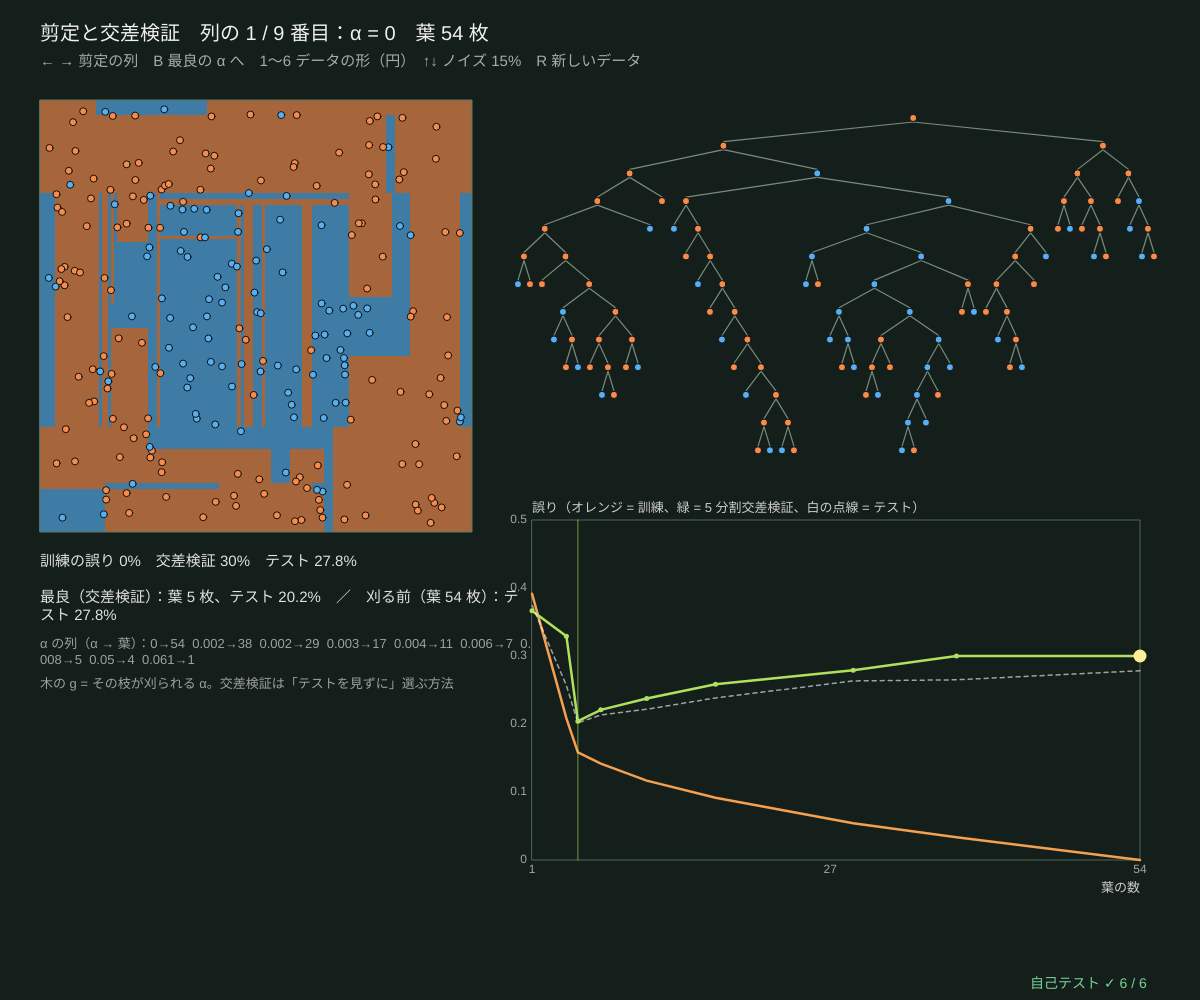
Frame 1 (no input)
Frame 60 (no input): identical to frame 1, image omitted
Frame 120 (the mouse pressed at the canvas centre since frame 60): identical to frame 1, image omitted

The p5.js sketch that drew this single still picture (run headless with seeded random() and noise() and a simulated clock; from frame 60 on, the mouse is pressed at the canvas centre):

// p5.js sketch
// ── sketch.js
// ============================================
// 06 剪定と交差検証 ─ いったん最後まで育てた木の「弱い枝」から順に刈って、ちょうどよい大きさを選ぶ
// コスト複雑度：R_α(T) = 訓練の誤り R(T) + α·(葉の数)。α を 0 から増やすと、g(t) = (R(t) − R(T_t)) / (葉の数 − 1) が
//   いちばん小さい枝（= 葉を 1 枚へらしても誤りがほとんど増えない枝）から刈られ、α の列と木の列ができる
//   どの α がよいかは「5 分割交差検証」：データを 5 つに分け、4 つで木を育てて剪定し、残り 1 つで誤りを数える × 5 回
// ← → 剪定の列を動かす / B 交差検証でいちばんよい α へ / 1〜6 データの形 / ↑↓ ノイズ / R 新しいデータ
// ============================================

let kind = 2, nTrain = 240, nTest = 600, flipP = 0.15, seedD = 5, K_FOLD = 5;   // ★ K_FOLD = 何分割の交差検証か
let trainD, testD, treeRoot, seq = [], cvErr = [], testErr = [], kSel = 0, kBest = 0, regionImg, dirty = true;

function setup() { createCanvas(windowWidth, windowHeight); textWrap(CHAR); pixelDensity(1); regionImg = createImage(140, 140); selfTest(); newData(); }
function newData() {
  trainD = makeData2D(kind, nTrain, flipP, seedD); testD = makeData2D(kind, nTest, flipP, seedD + 777);
  treeRoot = growTree(trainD.X, trainD.y);
  seq = pruneSequence(treeRoot);                                // ★ α の列（弱い枝から刈る）
  cvErr = cvPrune(trainD.X, trainD.y, {}, seq, K_FOLD, seedD);  // ★ 交差検証の誤り（α ごと）
  testErr = seq.map((s) => 1 - accuracyOf((x) => treePredict(treeRoot, x, undefined, s.alpha), testD.X, testD.y));
  let m = Math.min(...cvErr); kBest = 0; cvErr.forEach((e, k) => { if (e <= m + 1e-12) kBest = k; });   // 同点なら小さい木
  kSel = 0; dirty = true;
}

function draw() {
  background(...BG_COL);
  let a = seq[kSel].alpha, side = Math.min(height - 320, width * 0.36);
  let pb = { x: 40, y: 100, w: side, h: side };
  if (dirty) { paintImage(regionImg, (u, v) => { let t = leafOf(treeRoot, [u, v], undefined, a); return mixCol(t.counts, 0.3 + 0.35 * (1 - 2 * t.imp)); }); dirty = false; }
  noSmooth(); image(regionImg, pb.x, pb.y, side, side); smooth();
  drawPoints(pb, trainD.X, trainD.y, 7);
  noFill(); stroke(90, 120, 100); strokeWeight(1); rect(pb.x, pb.y, side, side);
  // ---- 木の図（刈った後）
  let tb = { x: pb.x + side + 40, y: 100, w: width - side - 120, h: height * 0.36 };
  drawTree(treeRoot, tb, { aLim: a, text: (t, leaf) => [leaf ? '[' + t.counts.join('|') + ']' : 'x' + (t.feat + 1) + ' ≤ ' + fmtNum(t.thr, 2), leaf ? '' : 'g = ' + fmtNum(t.alphaCut, 4)] });
  // ---- 誤りのグラフ（横 = 葉の数）
  let L0 = seq[0].leaves, g = { x: tb.x + 20, y: tb.y + tb.h + 60, w: tb.w - 40, h: height - tb.y - tb.h - 200, x0: 1, x1: L0, y0: 0, y1: 0.5 };
  plotAxes(g, '葉の数', '誤り（オレンジ = 訓練、緑 = ' + K_FOLD + ' 分割交差検証、白の点線 = テスト）', [1, Math.round(L0 / 2), L0], [0, 0.1, 0.2, 0.3, 0.4, 0.5]);
  stroke(245, 160, 80); strokeWeight(2.5); polyline(seq.map((s) => [gX(g, s.leaves), gY(g, s.err)]));
  stroke(175, 225, 95); strokeWeight(2.5); polyline(seq.map((s, k) => [gX(g, s.leaves), gY(g, cvErr[k])]));
  stroke(255, 255, 255, 150); strokeWeight(1.5); drawingContext.setLineDash([4, 4]); polyline(seq.map((s, k) => [gX(g, s.leaves), gY(g, testErr[k])])); drawingContext.setLineDash([]);
  noStroke(); fill(175, 225, 95); for (let k = 0; k < seq.length; k++) circle(gX(g, seq[k].leaves), gY(g, cvErr[k]), 5);
  fill(255, 240, 150); circle(gX(g, seq[kSel].leaves), gY(g, cvErr[kSel]), 13);
  stroke(175, 225, 95, 160); strokeWeight(1); line(gX(g, seq[kBest].leaves), g.y, gX(g, seq[kBest].leaves), g.y + g.h);
  // ---- 文字
  textAlign(LEFT, BASELINE); noStroke(); fill(240); textSize(20);
  text('剪定と交差検証　列の ' + (kSel + 1) + ' / ' + seq.length + ' 番目：α = ' + fmtNum(a, 4) + '　葉 ' + seq[kSel].leaves + ' 枚' + (kSel === kBest ? '　← 交差検証で最良' : ''), 40, 40);
  fill(170); textSize(15); text('← → 剪定の列　B 最良の α へ　1〜6 データの形（' + SHAPES[kind] + '）　↑↓ ノイズ ' + Math.round(flipP * 100) + '%　R 新しいデータ', 40, 66);
  let ty = pb.y + side + 34; fill(225); textSize(15);
  text('訓練の誤り ' + fmtNum(seq[kSel].err * 100, 1) + '%　交差検証 ' + fmtNum(cvErr[kSel] * 100, 1) + '%　テスト ' + fmtNum(testErr[kSel] * 100, 1) + '%', 40, ty);
  text('最良（交差検証）：葉 ' + seq[kBest].leaves + ' 枚、テスト ' + fmtNum(testErr[kBest] * 100, 1) + '%　／　刈る前（葉 ' + L0 + ' 枚）：テスト ' + fmtNum(testErr[0] * 100, 1) + '%', 40, ty + 24, side + 60);
  fill(160); textSize(13);
  text('α の列（α → 葉）：' + seq.slice(0, 12).map((s) => fmtNum(s.alpha, 3) + '→' + s.leaves).join('  ') + (seq.length > 12 ? ' …' : ''), 40, ty + 72, side + 60);
  text('木の g = その枝が刈られる α。交差検証は「テストを見ずに」選ぶ方法', 40, ty + 112, side + 60);
  drawSelfTest(width - 170, height - 12);
}
function keyPressed() {
  if (key === RIGHT_ARROW) { kSel = Math.min(seq.length - 1, kSel + 1); dirty = true; }
  if (key === LEFT_ARROW) { kSel = Math.max(0, kSel - 1); dirty = true; }
  if (key === 'b' || key === 'B') { kSel = kBest; dirty = true; }
  if (key === UP_ARROW) { flipP = Math.min(0.35, +(flipP + 0.05).toFixed(2)); newData(); }
  if (key === DOWN_ARROW) { flipP = Math.max(0, +(flipP - 0.05).toFixed(2)); newData(); }
  for (let k = 1; k <= 6; k++) if (key === String(k)) { kind = k - 1; newData(); }
  if (key === 'r' || key === 'R') { seedD++; newData(); }
  return false;
}

// ---- 自己テスト
function selfTest() {
  selfTestResults = [];
  let okA = true, okE = true, okOpt = true, okD = true, tr = null, sq = null, t = null;
  for (let s = 0; s < 4; s++) {
    tr = makeData2D(s % 6, 200, 0.15, 60 + s); t = growTree(tr.X, tr.y); sq = pruneSequence(t);
    for (let k = 1; k < sq.length; k++) if (sq[k].alpha < sq[k - 1].alpha || sq[k].leaves > sq[k - 1].leaves || sq[k].err < sq[k - 1].err - 1e-12) okA = false;
    if (sq[sq.length - 1].leaves !== 1) okA = false;
    for (let q of sq) if (Math.abs(q.err - (1 - accuracyOf((x) => treePredict(t, x, undefined, q.alpha), tr.X, tr.y))) > 1e-9) okE = false;
    for (let k = 0; k + 1 < sq.length; k++) {   // α_k と α_(k+1) の間では、T_k が R + α·葉 をいちばん小さくする
      let al = (sq[k].alpha + sq[k + 1].alpha) / 2, ck = sq[k].err + al * sq[k].leaves;
      if (sq.some((q) => q.err + al * q.leaves < ck - 1e-12)) okOpt = false;
    }
    for (let q of treeNodes(t)) if (!q.leaf && q.left.alphaCut !== undefined && q.left.alphaCut !== Infinity && q.left.alphaCut > q.alphaCut + 1e-12) okD = false;
  }
  check('α の列は増えるか同じ、葉の数は減るか同じ、最後は葉 1 枚（根だけ）', okA);
  check('列のどの木でも、訓練の誤り = その α で刈った木で 1 点ずつ数えた誤り', okE);
  check('α_k と α_(k+1) の間の α では、T_k が R(T) + α·葉の数 を最小にする（列の中で）', okOpt);
  check('子の枝は親より先に（小さい α で）刈られるか、同時', okD);
  let cv = cvPrune(tr.X, tr.y, {}, sq, 5, 3);
  check('5 分割の誤り率は 0〜1 で NaN なし（全部の点がちょうど 1 回ずつテストに使われる）', cv.every((e) => e >= 0 && e <= 1) && noNaN(cv));
  let D = makeData2D(2, 240, 0.15, 5), E = makeData2D(2, 600, 0.15, 782), T = growTree(D.X, D.y), S = pruneSequence(T), C = cvPrune(D.X, D.y, {}, S, 5, 5);
  let kb = 0, m = Math.min(...C); C.forEach((e, k) => { if (e <= m + 1e-12) kb = k; });
  let te0 = accuracyOf((x) => treePredict(T, x), E.X, E.y), teB = accuracyOf((x) => treePredict(T, x, undefined, S[kb].alpha), E.X, E.y);
  check('交差検証で選んだ木（葉 ' + S[kb].leaves + '）のテスト正解率 ' + fmtNum(teB, 3) + ' ≥ 刈る前（葉 ' + S[0].leaves + '）の ' + fmtNum(te0, 3), teB >= te0);
  reportSelfTest();
}

// ---------- やってみよう ----------
// 1. → を押していくと、どの枝から刈られる？ 木の図の g の小さい順になっている？
// 2. 緑（交差検証）とテスト（点線）の曲線は似ている？ B で選んだ木の葉は何枚？
// 3. ↑ でノイズを増やすと、最良の葉の数は増える？ 減る？
// 4. K_FOLD を 2 や 10 に変えると、緑の曲線はどう変わる？
// 5. 05 の「深さで止める」と、ここの「育ててから刈る」はどちらがよい？ 同じ葉の数で比べよう

// ==================================================
// ここから下は「決定木の道具」（中身は読まなくても OK。消さないでね）
// ==================================================
// ---- 小さな道具：はさむ・合計・いちばん大きい番号
function clampv(v, a, b) { return v < a ? a : v > b ? b : v; }
function sumArr(a) { let s = 0; for (let v of a) s += v; return s; }
function argMaxArr(a) { let b = 0; for (let i = 1; i < a.length; i++) if (a[i] > a[b]) b = i; return b; }   // 同点なら小さい番号
// ---- 種つきの乱数（同じ種なら毎回同じ列）
let rngState = 1;
function seedRng(s) { rngState = (s >>> 0) || 1; }
function rnd() {                       // 0〜1 の一様乱数（mulberry32）
  rngState = (rngState + 0x6d2b79f5) >>> 0;
  let t = rngState;
  t = Math.imul(t ^ (t >>> 15), t | 1);
  t ^= t + Math.imul(t ^ (t >>> 7), t | 61);
  return ((t ^ (t >>> 14)) >>> 0) / 4294967296;
}
function rndInt(a, b) { return a + Math.floor(rnd() * (b - a + 1)); }
function rndGauss() { let u = Math.max(1e-12, rnd()), v = rnd(); return Math.sqrt(-2 * Math.log(u)) * Math.cos(2 * Math.PI * v); }
function shuffleArr(a) { for (let i = a.length - 1; i > 0; i--) { let j = Math.floor(rnd() * (i + 1)); [a[i], a[j]] = [a[j], a[i]]; } return a; }
// ---- 不純度：counts = 各クラスの個数（重みつきでもよい）
function entropyP(p) { return p <= 0 || p >= 1 ? 0 : -p * Math.log2(p) - (1 - p) * Math.log2(1 - p); }   // 2 クラスのエントロピー（ビット）
function entropyOf(counts) {
  let n = sumArr(counts), h = 0; if (n <= 0) return 0;
  for (let c of counts) if (c > 0) { let q = c / n; h -= q * Math.log2(q); }
  return Math.max(0, h);
}
function giniOf(counts) { let n = sumArr(counts), s = 1; if (n <= 0) return 0; for (let c of counts) s -= (c / n) * (c / n); return Math.max(0, s); }
function errOf(counts) { let n = sumArr(counts); return n <= 0 ? 0 : Math.max(0, 1 - Math.max(...counts) / n); }   // 誤分類率
function impurityOf(counts, crit) { return crit === 'entropy' ? entropyOf(counts) : crit === 'error' ? errOf(counts) : giniOf(counts); }
// 分けたときの「不純度の減り」= 親 − (左の割合·左 + 右の割合·右)。crit = 'entropy' なら情報利得
function gainOf(parent, left, right, crit) {
  let n = sumArr(parent), nl = sumArr(left), nr = sumArr(right); if (n <= 0) return 0;
  return impurityOf(parent, crit) - (nl / n) * impurityOf(left, crit) - (nr / n) * impurityOf(right, crit);
}
// ---- CART（分類）：全部の特徴量 × 全部のしきい値（並べた値の中点）を調べて、不純度がいちばん減る分割を選ぶ
// o = { maxDepth, minLeaf, crit: 'gini' | 'entropy' | 'error', mtry（分割ごとに見る特徴量の数）, w（点の重み）, idx（使う点の番号）, nClass }
// ノード = { leaf, feat, thr, left, right, counts, n, imp, pred, dec（重みつきの不純度の減り）, depth, id }
let nodeCounter = 0;
function growTree(X, y, o) {
  o = o || {};
  let ctx = {
    X, y, K: o.nClass || Math.max(1, ...y.map((v) => v + 1)), d: X.length ? X[0].length : 0,
    w: o.w || null, crit: o.crit || 'gini', maxDepth: o.maxDepth === undefined ? 40 : o.maxDepth,
    minLeaf: Math.max(1, o.minLeaf || 1), mtry: o.mtry || 0,
  };
  return growNode(ctx, o.idx ? o.idx.slice() : X.map((_, i) => i), 0);
}
function growNode(ctx, idx, depth) {
  let { X, y, K, w, crit } = ctx, counts = new Array(K).fill(0);
  for (let i of idx) counts[y[i]] += w ? w[i] : 1;
  let node = { leaf: true, counts, n: idx.length, imp: impurityOf(counts, crit), pred: argMaxArr(counts), depth, id: nodeCounter++, dec: 0 };
  let kinds = counts.filter((c) => c > 0).length;
  if (depth >= ctx.maxDepth || idx.length < 2 * ctx.minLeaf || kinds <= 1) return node;
  let best = bestSplit(ctx, idx, counts);
  if (!best) return node;
  let L = [], R = [];
  for (let i of idx) (X[i][best.feat] <= best.thr ? L : R).push(i);
  node.leaf = false; node.feat = best.feat; node.thr = best.thr; node.dec = best.dec;
  node.left = growNode(ctx, L, depth + 1); node.right = growNode(ctx, R, depth + 1);
  return node;
}
// ★ いちばんよい分割：特徴量ごとに点を並べ、左から 1 つずつ動かしながら左右の個数を更新する
function bestSplit(ctx, idx, counts) {
  let feats = Array.from({ length: ctx.d }, (_, f) => f);
  if (ctx.mtry > 0 && ctx.mtry < ctx.d) shuffleArr(feats);     // ランダムフォレスト：前の mtry 個だけを見る
  let first = ctx.mtry > 0 ? Math.min(ctx.mtry, ctx.d) : ctx.d;
  let best = splitOver(ctx, idx, counts, feats.slice(0, first));
  if (!best && first < ctx.d) best = splitOver(ctx, idx, counts, feats.slice(first));   // 切れる特徴量が 1 つもないときだけ残りを見る
  return best;
}
function splitOver(ctx, idx, counts, feats) {
  let { X, y, K, w, crit, minLeaf } = ctx, W = sumArr(counts), pImp = impurityOf(counts, crit), best = null;
  let lc = new Array(K), rc = new Array(K);
  for (let f of feats) {
    let ord = idx.slice().sort((a, b) => X[a][f] - X[b][f]), lw = 0;
    lc.fill(0);
    for (let k = 0; k < ord.length - 1; k++) {
      let i = ord[k], wi = w ? w[i] : 1;
      lc[y[i]] += wi; lw += wi;
      let v0 = X[i][f], v1 = X[ord[k + 1]][f];
      if (!(v1 > v0) || k + 1 < minLeaf || ord.length - k - 1 < minLeaf) continue;   // 同じ値の間では切れない
      for (let j = 0; j < K; j++) rc[j] = counts[j] - lc[j];
      let dec = W * pImp - lw * impurityOf(lc, crit) - (W - lw) * impurityOf(rc, crit);
      if (!best || dec > best.dec + 1e-12) best = { feat: f, thr: (v0 + v1) / 2, dec };
    }
  }
  return best;
}
// 根から葉までたどる。dLim = 見せる深さ、aLim = 剪定の α（alphaCut ≤ α のノードは葉として扱う）
function leafOf(node, x, dLim, aLim) {
  let dl = dLim === undefined ? Infinity : dLim, al = aLim === undefined ? -Infinity : aLim;
  while (!node.leaf && node.depth < dl && !(al >= node.alphaCut)) node = x[node.feat] <= node.thr ? node.left : node.right;
  return node;
}
function treePredict(root, x, dLim, aLim) { return leafOf(root, x, dLim, aLim).pred; }
function isCut(t, dLim, aLim) { return t.leaf || t.depth >= (dLim === undefined ? Infinity : dLim) || (aLim !== undefined && aLim >= t.alphaCut); }
function treeNodes(root, dLim, aLim) {   // 見えているノードを全部（行きがけ順）
  let out = [], st = [root];
  while (st.length) { let t = st.pop(); out.push(t); if (!isCut(t, dLim, aLim)) st.push(t.right, t.left); }
  return out;
}
function countLeaves(root, dLim, aLim) { return treeNodes(root, dLim, aLim).filter((t) => isCut(t, dLim, aLim)).length; }
function treeDepth(root, dLim, aLim) { return Math.max(...treeNodes(root, dLim, aLim).map((t) => t.depth)); }
function accuracyOf(fn, X, y, idx) {     // fn(x) → クラス。idx を渡すとその点だけ
  let ids = idx || X.map((_, i) => i), ok = 0;
  for (let i of ids) if (fn(X[i]) === y[i]) ok++;
  return ids.length ? ok / ids.length : 0;
}
// ---- コスト複雑度剪定：R_α(T) = R(T) + α·(葉の数)。R = 訓練の誤分類の割合
// いちばん弱い枝 g(t) = (R(t) − R(T_t)) / (葉の数(T_t) − 1) が小さいノードから順に「葉にする」。node.alphaCut = 刈られる α
function pruneSequence(root) {
  let N = sumArr(root.counts) || 1, all = treeNodes(root);
  for (let t of all) if (!t.leaf) t.alphaCut = Infinity;
  let rOf = (t) => (sumArr(t.counts) - Math.max(...t.counts)) / N, alpha = 0;
  let seq = [{ alpha: 0, leaves: countLeaves(root), err: subtreeStat(root, rOf).r }];
  while (!root.leaf && root.alphaCut === Infinity) {
    let cand = [];
    subtreeStat(root, rOf, cand);
    let gmin = Math.min(...cand.map((c) => c.g));
    alpha = Math.max(alpha, gmin);
    for (let c of cand) if (c.g <= gmin + 1e-12) c.t.alphaCut = alpha;   // 同点はまとめて刈る
    seq.push({ alpha, leaves: countLeaves(root, undefined, alpha), err: subtreeStat(root, rOf).r });
  }
  return seq;
}
function subtreeStat(t, rOf, cand) {   // いまの（刈った後の）部分木の R と葉の数。cand に g(t) を集める
  if (t.leaf || t.alphaCut !== Infinity) return { r: rOf(t), l: 1 };
  let a = subtreeStat(t.left, rOf, cand), b = subtreeStat(t.right, rOf, cand), r = a.r + b.r, l = a.l + b.l;
  if (cand) cand.push({ t, g: Math.max(0, (rOf(t) - r) / (l - 1)) });
  return { r, l };
}
// k 分割交差検証：各 fold で木を育てて剪定の列を作り、本体の列の α_m と α_(m+1) の幾何平均で刈って、残りの点で誤差を数える
function cvPrune(X, y, o, seq, kf, seed) {
  seedRng(seed || 1);
  let n = X.length, order = shuffleArr(X.map((_, i) => i)), err = new Array(seq.length).fill(0);
  for (let f = 0; f < kf; f++) {
    let test = order.filter((_, q) => q % kf === f), train = order.filter((_, q) => q % kf !== f);
    let tr = growTree(X, y, Object.assign({}, o, { idx: train }));
    pruneSequence(tr);
    seq.forEach((s, m) => {
      let beta = m + 1 < seq.length ? Math.sqrt(s.alpha * seq[m + 1].alpha) : s.alpha;
      for (let i of test) if (treePredict(tr, X[i], undefined, beta) !== y[i]) err[m]++;
    });
  }
  return err.map((e) => e / n);
}
// ---- 合成データ（[0, 1]² の 2 次元、種つき）。kind = 0 かたまり / 1 斜め / 2 円 / 3 XOR / 4 箱 / 5 しま
const SHAPES = ['かたまり', '斜め', '円', 'XOR', '箱', 'しま'];
function trueLabel(kind, u, v) {
  if (kind === 0) return (u - 0.32) ** 2 + (v - 0.36) ** 2 < (u - 0.68) ** 2 + (v - 0.64) ** 2 + 0.03 * Math.sin(9 * u) ? 0 : 1;
  if (kind === 1) return u + 0.8 * v > 0.9 ? 1 : 0;
  if (kind === 2) return (u - 0.5) ** 2 + (v - 0.5) ** 2 < 0.09 ? 1 : 0;
  if (kind === 3) return (u > 0.5) !== (v > 0.5) ? 1 : 0;
  if (kind === 4) return u > 0.25 && u < 0.7 && v > 0.3 && v < 0.8 ? 1 : 0;
  return Math.sin(10 * u + 3 * v) > 0 ? 1 : 0;
}
// n 個、flip = ラベルをわざと入れかえる割合（ノイズ）
function makeData2D(kind, n, flip, seed) {
  seedRng(seed);
  let X = [], y = [];
  for (let i = 0; i < n; i++) {
    let u = 0.02 + 0.96 * rnd(), v = 0.02 + 0.96 * rnd(), c = trueLabel(kind, u, v);
    if (rnd() < flip) c = 1 - c;
    X.push([u, v]); y.push(c);
  }
  return { X, y };
}
// ---- 描く道具：クラスの色、領域の絵、木の図
const CLS_COL = [[245, 140, 75], [85, 175, 240], [175, 225, 95]];   // ★ クラス A・B・C の色
const BG_COL = [20, 30, 26];                                       // 背景（森の色）
function mixCol(probs, k) {           // クラスの割合 → 背景と混ぜた色（k = 色の濃さ）
  let c = BG_COL.slice(), s = sumArr(probs) || 1;
  probs.forEach((p, j) => { for (let q = 0; q < 3; q++) c[q] += (p / s) * (CLS_COL[j][q] - BG_COL[q]) * k; });
  return c;
}
// img の全部の画素に fn(u, v) → [r, g, b] を塗る（u は右向き、v は上向き、どちらも 0〜1）
function paintImage(img, fn) {
  img.loadPixels();
  let W = img.width, H = img.height;
  for (let py = 0; py < H; py++) for (let px = 0; px < W; px++) {
    let c = fn((px + 0.5) / W, 1 - (py + 0.5) / H), i = 4 * (px + W * py);
    img.pixels[i] = c[0]; img.pixels[i + 1] = c[1]; img.pixels[i + 2] = c[2]; img.pixels[i + 3] = 255;
  }
  img.updatePixels();
}
function toPx(bx, u, v) { return [bx.x + u * bx.w, bx.y + (1 - v) * bx.h]; }   // [0,1]² → 画面
function fromPx(bx, px, py) { return [(px - bx.x) / bx.w, 1 - (py - bx.y) / bx.h]; }
function drawPoints(bx, X, y, r, ws) {   // ws = 点の大きさの倍率（なければ 1）
  stroke(15); strokeWeight(1);
  for (let i = 0; i < X.length; i++) { let p = toPx(bx, X[i][0], X[i][1]); fill(...CLS_COL[y[i]]); circle(p[0], p[1], r * (ws ? ws[i] : 1)); }
}
function fmtNum(v, d) { if (!isFinite(v)) return '?'; let s = (+v.toFixed(d === undefined ? 2 : d)).toString(); return s === '-0' ? '0' : s; }
// 木の図：葉を左から順に並べ、親は子の真ん中。o = { dLim, aLim, text(t) → 行の配列, col(t) → 色, hl（光らせる id の集合）}
function drawTree(root, bx, o) {
  o = o || {};
  let vis = treeNodes(root, o.dLim, o.aLim), pos = {}, leafN = 0, maxD = 0;
  let place = (t) => {
    maxD = Math.max(maxD, t.depth);
    if (isCut(t, o.dLim, o.aLim)) { pos[t.id] = leafN++; return pos[t.id]; }
    let a = place(t.left), b = place(t.right); pos[t.id] = (a + b) / 2; return pos[t.id];
  };
  place(root);
  let cw = bx.w / Math.max(1, leafN), rh = Math.min(92, bx.h / (maxD + 1)), bw = Math.min(126, cw - 4), big = bw >= 74 && rh >= 50;
  let P = (t) => [bx.x + (pos[t.id] + 0.5) * cw, bx.y + (t.depth - root.depth) * rh + 18];
  stroke(120, 140, 125); strokeWeight(1.2);
  for (let t of vis) if (!isCut(t, o.dLim, o.aLim)) for (let c of [t.left, t.right]) { let a = P(t), b = P(c); line(a[0], a[1] + (big ? 16 : 4), b[0], b[1] - (big ? 16 : 4)); }
  textAlign(CENTER, CENTER);
  for (let t of vis) {
    let [x, yy] = P(t), leaf = isCut(t, o.dLim, o.aLim), col = o.col ? o.col(t) : CLS_COL[t.pred] || [200, 200, 200];
    let hl = o.hl && o.hl.has(t.id);
    if (big) {
      stroke(hl ? color(255, 240, 150) : leaf ? color(...col) : color(110, 130, 115)); strokeWeight(hl ? 3 : 1.5);
      fill(leaf ? color(col[0] * 0.35 + 14, col[1] * 0.35 + 20, col[2] * 0.35 + 17) : color(30, 44, 38)); rect(x - bw / 2, yy - 17, bw, 34, 6);
      noStroke(); fill(235); textSize(11);
      let lines = o.text ? o.text(t, leaf) : [];
      lines.slice(0, 2).forEach((s, q) => text(s, x, yy - 7 + q * 14));
    } else {
      stroke(hl ? color(255, 240, 150) : 15); strokeWeight(hl ? 3 : 1); fill(...col); circle(x, yy, Math.max(5, Math.min(14, cw * 0.6)));
    }
  }
  return { leaves: leafN, maxD, P, big };
}
// ---- グラフの道具：g = { x, y, w, h, x0, x1, y0, y1 }
function gX(g, v) { return g.x + clampv((v - g.x0) / (g.x1 - g.x0), -0.02, 1.02) * g.w; }
function gY(g, v) { return g.y + g.h - clampv((v - g.y0) / (g.y1 - g.y0), -0.02, 1.02) * g.h; }
function plotAxes(g, xl, yl, xt, yt) {
  stroke(80, 100, 90); strokeWeight(1); noFill(); rect(g.x, g.y, g.w, g.h);
  noStroke(); fill(165); textSize(12); textAlign(CENTER, TOP);
  for (let v of xt) text(+v.toPrecision(3), gX(g, v), g.y + g.h + 4);
  textAlign(RIGHT, CENTER);
  for (let v of yt) text(+v.toPrecision(3), g.x - 5, gY(g, v));
  textAlign(LEFT, BASELINE); fill(205); textSize(13);
  text(xl, g.x + g.w - textWidth(xl), g.y + g.h + 32); text(yl, g.x, g.y - 8);
}
function polyline(pts) {               // 点が 2 つ以上あるときだけ折れ線を描く
  if (pts.length < 2) return;
  noFill(); beginShape(); for (let p of pts) vertex(p[0], p[1]); endShape();
}
// ---- 自己テストの道具
let selfTestResults = [];
function check(name, cond) { selfTestResults.push({ name, ok: !!cond }); }
function near(a, b, tol) { return a !== null && a !== undefined && isFinite(a) && Math.abs(a - b) <= (tol === undefined ? 1e-9 : tol); }
function noNaN(v) { return Array.isArray(v) ? v.every(noNaN) : !(typeof v === 'number' && v !== v); }
function reportSelfTest() { for (let r of selfTestResults) (r.ok ? console.log : console.error)((r.ok ? '✓ ' : '✗ ') + r.name); }
function selfTestLine() { let n = selfTestResults.filter((r) => r.ok).length; return '自己テスト ' + (n === selfTestResults.length ? '✓ ' : '✗ ') + n + ' / ' + selfTestResults.length; }
function drawSelfTest(x, y) { noStroke(); fill(selfTestResults.every((r) => r.ok) ? color(120, 210, 150) : color(255, 90, 90)); textSize(14); textAlign(LEFT, BASELINE); text(selfTestLine(), x, y); }
